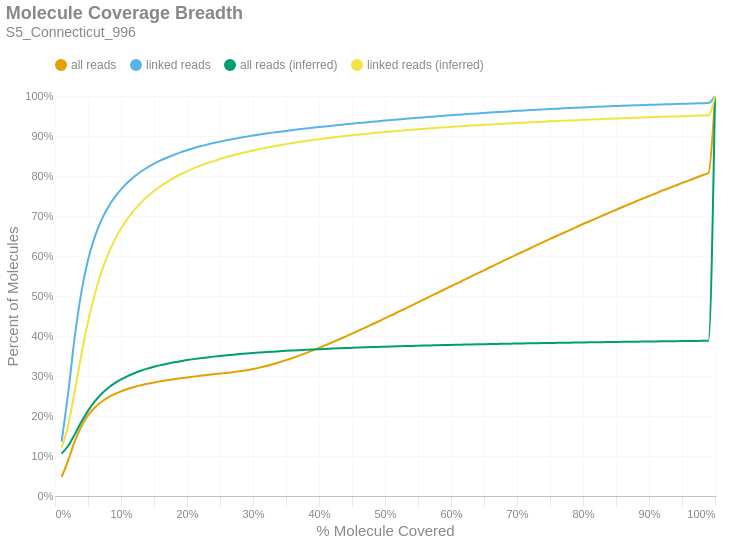

Notebook code for this chart:
### Markdown cell above
### Molecule Read Coverage
This chart shows molecule coverage breadth as computed by the number of bases aligned to that molecule. In other words, "*how much of each unique long molecule is actually sequenced/aligned?*" Keep in mind there is a distinction between sequences and alignments, since some sequences belonging to a particular molecule may not align well and wouldn't appear in the alignment data. This chart also shows molecule coverage breadth as computed by the *inferred fragment* from which the aligned sequences originate. Unlike read coverage, this calculation takes into account the total insert size, including unsequenced gaps between the forward and reverse reads. Like the previous figures, these are cumulative percents.

### Code cell
if SKIPLR:
    print_html(f"Skipped")
else:
    binned_df = consolidated_hist(valids['coverage_bp'], mask, 0.01, True)
    binned_df_inf = consolidated_hist(valids['coverage_inserts'], mask, 0.01, True)
    binned_df = binned_df.with_columns(pl.lit(binned_df_inf['all reads (cumsum)']).alias('all reads (inferred)'))
    binned_df = binned_df.with_columns(pl.lit(binned_df_inf['linked reads (cumsum)']).alias('linked reads (inferred)'))
    binned_df = binned_df.with_columns(
        (pl.col('bin').cast(pl.Float64) + 0.01).alias('right_edge')
    )

    with SafeRender(binned_df):
        (
            density_plot(binned_df, 'Molecule Coverage Breadth', samplename, 'molcov', ['all reads (inferred)','linked reads (inferred)'])
            .encode(
                #x=alt.X('bin:Q', title="% Molecule Covered").axis(format = '%').scale(padding=0),
                x=alt.X('right_edge:Q', title="% Molecule Covered").axis(format='%').scale(padding=0),
                y=alt.Y('value:Q', title='Percent of Molecules')
                    .axis(format='%')
                    .stack(False)
                    .scale(domainMin=0, padding=0),
                color=alt.Color("key:N").scale(domain = ["all reads", "linked reads", "all reads (inferred)", "linked reads (inferred)"]),
                tooltip = [
                    alt.Tooltip("key:N", title = "Data Type"),
                    alt.Tooltip("range_label:N", title="% Molecule Covered"),
                    alt.Tooltip("value:Q", format = ".2%", title="% Molecules")
                ]
            )
        ).display()

### Figure 1 — Vega-Lite specification as saved in the notebook (floating-point values rounded to 4 significant figures)
{"width": "container", "height": 400, "config": {"title": {"anchor": "start", "dy": -15, "fontSize": 18, "color": "#888888", "subtitleColor": "#888888", "subtitleFontSize": 14}, "arc": {"fill": "#0072B2"}, "axis": {"domainColor": "#888888", "domainWidth": 0.5, "gridWidth": 0.2, "grid": false, "titleFontWeight": 400, "titleFontSize": 15, "labelFontSize": 11, "labelColor": "#888888", "tickColor": "#888888", "tickWidth": 0.2, "titleColor": "#888888"}, "axisBand": {"grid": false}, "axisX": {"grid": true, "tickSize": 10, "domainCap": "round"}, "axisY": {"domain": false, "grid": true, "tickSize": 0, "domainCap": "round"}, "background": "transparent", "header": {"labelFontSize": 15, "labelColor": "#888888", "titleFontSize": 15, "titleFontWeight": 600, "titleColor": "#888888"}, "legend": {"labelFont": "sans-serif", "labelFontSize": 12, "labelColor": "#888888", "symbolSize": 100, "symbolType": "circle", "titleFontSize": 12, "titlePadding": 10, "titleColor": "#888888", "title": null, "orient": "top"}, "range": {"category": ["#E69F00", "#56B4E9", "#009E73", "#F0E442", "#0072B2", "#D55E00", "#CC79A7", "#000000"], "diverging": ["#cfe8f3", "#a2d4ec", "#73bfe2", "#46abdb", "#1696d2", "#12719e"]}, "area": {"fill": "#0072B2", "fillOpacity": 0.7, "line": true, "strokeOpacity": 0.7}, "line": {"color": "#0072B2", "stroke": "#0072B2", "strokeWidth": 2}, "trail": {"color": "#0072B2", "stroke": "#0072B2", "strokeWidth": 0, "size": 1}, "point": {"filled": true, "fillOpacity": 1.0, "size": 95}, "text": {"color": "#888888", "fontSize": 11, "align": "right", "fontWeight": 400, "size": 11}, "bar": {"fill": "#0072B2", "stroke": null}, "view": {"stroke": null, "continuousWidth": 660, "continuousHeight": 400}}, "data": {"name": "data-753c40d72dc3c547bfbd4237efcdf3fb"}, "mark": {"type": "line", "interpolate": "monotone", "point": {"opacity": 0, "size": 275}}, "encoding": {"color": {"field": "key", "scale": {"domain": ["all reads", "linked reads", "all reads (inferred)", "linked reads (inferred)"]}, "type": "nominal"}, "tooltip": [{"field": "key", "title": "Data Type", "type": "nominal"}, {"field": "range_label", "title": "% Molecule Covered", "type": "nominal"}, {"field": "value", "format": ".2%", "title": "% Molecules", "type": "quantitative"}], "x": {"axis": {"format": "%"}, "field": "right_edge", "scale": {"padding": 0}, "title": "% Molecule Covered", "type": "quantitative"}, "y": {"axis": {"format": "%"}, "field": "value", "scale": {"domainMin": 0, "padding": 0}, "stack": false, "title": "Percent of Molecules", "type": "quantitative"}}, "params": [{"name": "param_c36ac31b6afebe62", "select": {"type": "point", "fields": ["key"]}, "bind": "legend"}], "title": {"text": "Molecule Coverage Breadth", "subtitle": "S5_Connecticut_996"}, "transform": [{"fold": ["all reads (cumsum)", "linked reads (cumsum)", "all reads (inferred)", "linked reads (inferred)"]}, {"calculate": "replace(datum.key, ' (cumsum)', '')", "as": "key"}, {"filter": {"param": "param_c36ac31b6afebe62"}}], "usermeta": {"embedOptions": {"downloadFileName": "S5_Connecticut_996.molcov"}}, "$schema": "https://vega.github.io/schema/vega-lite/v6.1.0.json", "datasets": {"data-753c40d72dc3c547bfbd4237efcdf3fb": [{"bin": "0.0", "interval": "0.0-0.01", "all reads": 0.04756, "linked reads": 0.1357, "all reads (cumsum)": 0.04756, "linked reads (cumsum)": 0.1357, "range_label": "0.0-0.01", "all reads (inferred)": 0.106, "linked reads (inferred)": 0.1208, "right_edge": 0.01}, {"bin": "0.01", "interval": "0.01-0.02", "all reads": 0.04164, "linked reads": 0.1221, "all reads (cumsum)": 0.0892, "linked reads (cumsum)": 0.2577, "range_label": "0.01-0.02", "all reads (inferred)": 0.1255, "linked reads (inferred)": 0.177, "right_edge": 0.02}, {"bin": "0.02", "interval": "0.02-0.03", "all reads": 0.04772, "linked reads": 0.1412, "all reads (cumsum)": 0.1369, "linked reads (cumsum)": 0.3989, "range_label": "0.02-0.03", "all reads (inferred)": 0.1547, "linked reads (inferred)": 0.263, "right_edge": 0.03}, {"bin": "0.03", "interval": "0.03-0.04", "all reads": 0.03765, "linked reads": 0.1114, "all reads (cumsum)": 0.1746, "linked reads (cumsum)": 0.5103, "range_label": "0.03-0.04", "all reads (inferred)": 0.1854, "linked reads (inferred)": 0.3538, "right_edge": 0.04}, {"bin": "0.04", "interval": "0.04-0.05", "all reads": 0.02691, "linked reads": 0.07954, "all reads (cumsum)": 0.2015, "linked reads (cumsum)": 0.5898, "range_label": "0.04-0.05", "all reads (inferred)": 0.2129, "linked reads (inferred)": 0.4353, "right_edge": 0.05}, {"bin": "0.05", "interval": "0.05-0.06", "all reads": 0.01922, "linked reads": 0.05662, "all reads (cumsum)": 0.2207, "linked reads (cumsum)": 0.6465, "range_label": "0.05-0.06", "all reads (inferred)": 0.2357, "linked reads (inferred)": 0.5033, "right_edge": 0.06}, {"bin": "0.06", "interval": "0.06-0.07", "all reads": 0.01428, "linked reads": 0.04195, "all reads (cumsum)": 0.235, "linked reads (cumsum)": 0.6884, "range_label": "0.06-0.07", "all reads (inferred)": 0.2543, "linked reads (inferred)": 0.5586, "right_edge": 0.07}, {"bin": "0.07", "interval": "0.07-0.08", "all reads": 0.01093, "linked reads": 0.03209, "all reads (cumsum)": 0.2459, "linked reads (cumsum)": 0.7205, "range_label": "0.07-0.08", "all reads (inferred)": 0.2692, "linked reads (inferred)": 0.6029, "right_edge": 0.08}, {"bin": "0.08", "interval": "0.08-0.09", "all reads": 0.008651, "linked reads": 0.02533, "all reads (cumsum)": 0.2546, "linked reads (cumsum)": 0.7458, "range_label": "0.08-0.09", "all reads (inferred)": 0.2814, "linked reads (inferred)": 0.639, "right_edge": 0.09}, {"bin": "0.09", "interval": "0.09-0.1", "all reads": 0.007136, "linked reads": 0.02079, "all reads (cumsum)": 0.2617, "linked reads (cumsum)": 0.7666, "range_label": "0.09-0.1", "all reads (inferred)": 0.2914, "linked reads (inferred)": 0.6686, "right_edge": 0.1}, {"bin": "0.1", "interval": "0.1-0.11", "all reads": 0.005897, "linked reads": 0.0171, "all reads (cumsum)": 0.2676, "linked reads (cumsum)": 0.7837, "range_label": "0.1-0.11", "all reads (inferred)": 0.2998, "linked reads (inferred)": 0.6936, "right_edge": 0.11}, {"bin": "0.11", "interval": "0.11-0.12", "all reads": 0.004988, "linked reads": 0.01446, "all reads (cumsum)": 0.2726, "linked reads (cumsum)": 0.7982, "range_label": "0.11-0.12", "all reads (inferred)": 0.3069, "linked reads (inferred)": 0.7147, "right_edge": 0.12}, {"bin": "0.12", "interval": "0.12-0.13", "all reads": 0.00429, "linked reads": 0.0124, "all reads (cumsum)": 0.2769, "linked reads (cumsum)": 0.8106, "range_label": "0.12-0.13", "all reads (inferred)": 0.3131, "linked reads (inferred)": 0.7329, "right_edge": 0.13}, {"bin": "0.13", "interval": "0.13-0.14", "all reads": 0.003731, "linked reads": 0.0107, "all reads (cumsum)": 0.2806, "linked reads (cumsum)": 0.8213, "range_label": "0.13-0.14", "all reads (inferred)": 0.3184, "linked reads (inferred)": 0.7487, "right_edge": 0.14}, {"bin": "0.14", "interval": "0.14-0.15", "all reads": 0.003287, "linked reads": 0.009381, "all reads (cumsum)": 0.2839, "linked reads (cumsum)": 0.8307, "range_label": "0.14-0.15", "all reads (inferred)": 0.3231, "linked reads (inferred)": 0.7624, "right_edge": 0.15}, {"bin": "0.15", "interval": "0.15-0.16", "all reads": 0.002932, "linked reads": 0.008267, "all reads (cumsum)": 0.2868, "linked reads (cumsum)": 0.8389, "range_label": "0.15-0.16", "all reads (inferred)": 0.3272, "linked reads (inferred)": 0.7745, "right_edge": 0.16}, {"bin": "0.16", "interval": "0.16-0.17", "all reads": 0.002686, "linked reads": 0.007418, "all reads (cumsum)": 0.2895, "linked reads (cumsum)": 0.8464, "range_label": "0.16-0.17", "all reads (inferred)": 0.3308, "linked reads (inferred)": 0.7854, "right_edge": 0.17}, {"bin": "0.17", "interval": "0.17-0.18", "all reads": 0.002454, "linked reads": 0.006622, "all reads (cumsum)": 0.292, "linked reads (cumsum)": 0.853, "range_label": "0.17-0.18", "all reads (inferred)": 0.3341, "linked reads (inferred)": 0.7951, "right_edge": 0.18}, {"bin": "0.18", "interval": "0.18-0.19", "all reads": 0.002291, "linked reads": 0.006048, "all reads (cumsum)": 0.2943, "linked reads (cumsum)": 0.859, "range_label": "0.18-0.19", "all reads (inferred)": 0.3371, "linked reads (inferred)": 0.8038, "right_edge": 0.19}, {"bin": "0.19", "interval": "0.19-0.2", "all reads": 0.002155, "linked reads": 0.005502, "all reads (cumsum)": 0.2964, "linked reads (cumsum)": 0.8645, "range_label": "0.19-0.2", "all reads (inferred)": 0.3398, "linked reads (inferred)": 0.8117, "right_edge": 0.2}, {"bin": "0.2", "interval": "0.2-0.21", "all reads": 0.00204, "linked reads": 0.005004, "all reads (cumsum)": 0.2985, "linked reads (cumsum)": 0.8695, "range_label": "0.2-0.21", "all reads (inferred)": 0.3422, "linked reads (inferred)": 0.8189, "right_edge": 0.21}, {"bin": "0.21", "interval": "0.21-0.22", "all reads": 0.00196, "linked reads": 0.00464, "all reads (cumsum)": 0.3004, "linked reads (cumsum)": 0.8742, "range_label": "0.21-0.22", "all reads (inferred)": 0.3445, "linked reads (inferred)": 0.8256, "right_edge": 0.22}, {"bin": "0.22", "interval": "0.22-0.23", "all reads": 0.001865, "linked reads": 0.004201, "all reads (cumsum)": 0.3023, "linked reads (cumsum)": 0.8784, "range_label": "0.22-0.23", "all reads (inferred)": 0.3465, "linked reads (inferred)": 0.8317, "right_edge": 0.23}, {"bin": "0.23", "interval": "0.23-0.24", "all reads": 0.001849, "linked reads": 0.003917, "all reads (cumsum)": 0.3041, "linked reads (cumsum)": 0.8823, "range_label": "0.23-0.24", "all reads (inferred)": 0.3484, "linked reads (inferred)": 0.8373, "right_edge": 0.24}, {"bin": "0.24", "interval": "0.24-0.25", "all reads": 0.00183, "linked reads": 0.003684, "all reads (cumsum)": 0.306, "linked reads (cumsum)": 0.886, "range_label": "0.24-0.25", "all reads (inferred)": 0.3502, "linked reads (inferred)": 0.8426, "right_edge": 0.25}, {"bin": "0.25", "interval": "0.25-0.26", "all reads": 0.001829, "linked reads": 0.003412, "all reads (cumsum)": 0.3078, "linked reads (cumsum)": 0.8894, "range_label": "0.25-0.26", "all reads (inferred)": 0.3519, "linked reads (inferred)": 0.8474, "right_edge": 0.26}, {"bin": "0.26", "interval": "0.26-0.27", "all reads": 0.001882, "linked reads": 0.003201, "all reads (cumsum)": 0.3097, "linked reads (cumsum)": 0.8926, "range_label": "0.26-0.27", "all reads (inferred)": 0.3534, "linked reads (inferred)": 0.8519, "right_edge": 0.27}, {"bin": "0.27", "interval": "0.27-0.28", "all reads": 0.00208, "linked reads": 0.003018, "all reads (cumsum)": 0.3117, "linked reads (cumsum)": 0.8956, "range_label": "0.27-0.28", "all reads (inferred)": 0.3548, "linked reads (inferred)": 0.8561, "right_edge": 0.28}, {"bin": "0.28", "interval": "0.28-0.29", "all reads": 0.002482, "linked reads": 0.002838, "all reads (cumsum)": 0.3142, "linked reads (cumsum)": 0.8984, "range_label": "0.28-0.29", "all reads (inferred)": 0.3562, "linked reads (inferred)": 0.86, "right_edge": 0.29}, {"bin": "0.29", "interval": "0.29-0.3", "all reads": 0.003078, "linked reads": 0.002659, "all reads (cumsum)": 0.3173, "linked reads (cumsum)": 0.9011, "range_label": "0.29-0.3", "all reads (inferred)": 0.3575, "linked reads (inferred)": 0.8638, "right_edge": 0.3}, {"bin": "0.3", "interval": "0.3-0.31", "all reads": 0.003583, "linked reads": 0.002536, "all reads (cumsum)": 0.3209, "linked reads (cumsum)": 0.9036, "range_label": "0.3-0.31", "all reads (inferred)": 0.3586, "linked reads (inferred)": 0.8672, "right_edge": 0.31}, {"bin": "0.31", "interval": "0.31-0.32", "all reads": 0.004079, "linked reads": 0.00247, "all reads (cumsum)": 0.325, "linked reads (cumsum)": 0.9061, "range_label": "0.31-0.32", "all reads (inferred)": 0.3598, "linked reads (inferred)": 0.8706, "right_edge": 0.32}, {"bin": "0.32", "interval": "0.32-0.33", "all reads": 0.004544, "linked reads": 0.002329, "all reads (cumsum)": 0.3295, "linked reads (cumsum)": 0.9084, "range_label": "0.32-0.33", "all reads (inferred)": 0.3609, "linked reads (inferred)": 0.8738, "right_edge": 0.33}, {"bin": "0.33", "interval": "0.33-0.34", "all reads": 0.004859, "linked reads": 0.002209, "all reads (cumsum)": 0.3344, "linked reads (cumsum)": 0.9106, "range_label": "0.33-0.34", "all reads (inferred)": 0.3619, "linked reads (inferred)": 0.8768, "right_edge": 0.34}, {"bin": "0.34", "interval": "0.34-0.35", "all reads": 0.005205, "linked reads": 0.002073, "all reads (cumsum)": 0.3396, "linked reads (cumsum)": 0.9127, "range_label": "0.34-0.35", "all reads (inferred)": 0.3629, "linked reads (inferred)": 0.8797, "right_edge": 0.35}, {"bin": "0.35", "interval": "0.35-0.36", "all reads": 0.00557, "linked reads": 0.002002, "all reads (cumsum)": 0.3451, "linked reads (cumsum)": 0.9147, "range_label": "0.35-0.36", "all reads (inferred)": 0.3638, "linked reads (inferred)": 0.8823, "right_edge": 0.36}, {"bin": "0.36", "interval": "0.36-0.37", "all reads": 0.005889, "linked reads": 0.001964, "all reads (cumsum)": 0.351, "linked reads (cumsum)": 0.9167, "range_label": "0.36-0.37", "all reads (inferred)": 0.3647, "linked reads (inferred)": 0.8849, "right_edge": 0.37}, {"bin": "0.37", "interval": "0.37-0.38", "all reads": 0.006174, "linked reads": 0.001904, "all reads (cumsum)": 0.3572, "linked reads (cumsum)": 0.9186, "range_label": "0.37-0.38", "all reads (inferred)": 0.3655, "linked reads (inferred)": 0.8874, "right_edge": 0.38}, {"bin": "0.38", "interval": "0.38-0.39", "all reads": 0.006373, "linked reads": 0.001831, "all reads (cumsum)": 0.3636, "linked reads (cumsum)": 0.9204, "range_label": "0.38-0.39", "all reads (inferred)": 0.3663, "linked reads (inferred)": 0.8897, "right_edge": 0.39}, {"bin": "0.39", "interval": "0.39-0.4", "all reads": 0.006745, "linked reads": 0.001835, "all reads (cumsum)": 0.3703, "linked reads (cumsum)": 0.9223, "range_label": "0.39-0.4", "all reads (inferred)": 0.3671, "linked reads (inferred)": 0.892, "right_edge": 0.4}, {"bin": "0.4", "interval": "0.4-0.41", "all reads": 0.006703, "linked reads": 0.001783, "all reads (cumsum)": 0.377, "linked reads (cumsum)": 0.924, "range_label": "0.4-0.41", "all reads (inferred)": 0.3678, "linked reads (inferred)": 0.8941, "right_edge": 0.41}, {"bin": "0.41", "interval": "0.41-0.42", "all reads": 0.007024, "linked reads": 0.001752, "all reads (cumsum)": 0.3841, "linked reads (cumsum)": 0.9258, "range_label": "0.41-0.42", "all reads (inferred)": 0.3685, "linked reads (inferred)": 0.8962, "right_edge": 0.42}, {"bin": "0.42", "interval": "0.42-0.43", "all reads": 0.0071, "linked reads": 0.001627, "all reads (cumsum)": 0.3912, "linked reads (cumsum)": 0.9274, "range_label": "0.42-0.43", "all reads (inferred)": 0.3692, "linked reads (inferred)": 0.8981, "right_edge": 0.43}, {"bin": "0.43", "interval": "0.43-0.44", "all reads": 0.007241, "linked reads": 0.001684, "all reads (cumsum)": 0.3984, "linked reads (cumsum)": 0.9291, "range_label": "0.43-0.44", "all reads (inferred)": 0.3698, "linked reads (inferred)": 0.9, "right_edge": 0.44}, {"bin": "0.44", "interval": "0.44-0.45", "all reads": 0.007445, "linked reads": 0.001645, "all reads (cumsum)": 0.4058, "linked reads (cumsum)": 0.9307, "range_label": "0.44-0.45", "all reads (inferred)": 0.3704, "linked reads (inferred)": 0.9018, "right_edge": 0.45}, {"bin": "0.45", "interval": "0.45-0.46", "all reads": 0.007573, "linked reads": 0.001627, "all reads (cumsum)": 0.4134, "linked reads (cumsum)": 0.9324, "range_label": "0.45-0.46", "all reads (inferred)": 0.371, "linked reads (inferred)": 0.9036, "right_edge": 0.46}, {"bin": "0.46", "interval": "0.46-0.47", "all reads": 0.007584, "linked reads": 0.001524, "all reads (cumsum)": 0.421, "linked reads (cumsum)": 0.9339, "range_label": "0.46-0.47", "all reads (inferred)": 0.3716, "linked reads (inferred)": 0.9053, "right_edge": 0.47}, {"bin": "0.47", "interval": "0.47-0.48", "all reads": 0.007783, "linked reads": 0.001542, "all reads (cumsum)": 0.4288, "linked reads (cumsum)": 0.9354, "range_label": "0.47-0.48", "all reads (inferred)": 0.3722, "linked reads (inferred)": 0.9069, "right_edge": 0.48}, {"bin": "0.48", "interval": "0.48-0.49", "all reads": 0.007521, "linked reads": 0.001575, "all reads (cumsum)": 0.4363, "linked reads (cumsum)": 0.937, "range_label": "0.48-0.49", "all reads (inferred)": 0.3727, "linked reads (inferred)": 0.9085, "right_edge": 0.49}, {"bin": "0.49", "interval": "0.49-0.5", "all reads": 0.008385, "linked reads": 0.001569, "all reads (cumsum)": 0.4447, "linked reads (cumsum)": 0.9386, "range_label": "0.49-0.5", "all reads (inferred)": 0.3733, "linked reads (inferred)": 0.91, "right_edge": 0.5}, {"bin": "0.5", "interval": "0.5-0.51", "all reads": 0.007332, "linked reads": 0.001433, "all reads (cumsum)": 0.452, "linked reads (cumsum)": 0.94, "range_label": "0.5-0.51", "all reads (inferred)": 0.3738, "linked reads (inferred)": 0.9115, "right_edge": 0.51}, {"bin": "0.51", "interval": "0.51-0.52", "all reads": 0.008118, "linked reads": 0.001442, "all reads (cumsum)": 0.4601, "linked reads (cumsum)": 0.9415, "range_label": "0.51-0.52", "all reads (inferred)": 0.3743, "linked reads (inferred)": 0.9129, "right_edge": 0.52}, {"bin": "0.52", "interval": "0.52-0.53", "all reads": 0.00791, "linked reads": 0.001403, "all reads (cumsum)": 0.468, "linked reads (cumsum)": 0.9429, "range_label": "0.52-0.53", "all reads (inferred)": 0.3747, "linked reads (inferred)": 0.9142, "right_edge": 0.53}, {"bin": "0.53", "interval": "0.53-0.54", "all reads": 0.008017, "linked reads": 0.001393, "all reads (cumsum)": 0.4761, "linked reads (cumsum)": 0.9443, "range_label": "0.53-0.54", "all reads (inferred)": 0.3752, "linked reads (inferred)": 0.9156, "right_edge": 0.54}, {"bin": "0.54", "interval": "0.54-0.55", "all reads": 0.00791, "linked reads": 0.001344, "all reads (cumsum)": 0.484, "linked reads (cumsum)": 0.9456, "range_label": "0.54-0.55", "all reads (inferred)": 0.3756, "linked reads (inferred)": 0.9169, "right_edge": 0.55}, {"bin": "0.55", "interval": "0.55-0.56", "all reads": 0.008153, "linked reads": 0.001309, "all reads (cumsum)": 0.4921, "linked reads (cumsum)": 0.9469, "range_label": "0.55-0.56", "all reads (inferred)": 0.3761, "linked reads (inferred)": 0.9181, "right_edge": 0.56}, {"bin": "0.56", "interval": "0.56-0.57", "all reads": 0.008093, "linked reads": 0.001308, "all reads (cumsum)": 0.5002, "linked reads (cumsum)": 0.9482, "range_label": "0.56-0.57", "all reads (inferred)": 0.3765, "linked reads (inferred)": 0.9194, "right_edge": 0.57}, {"bin": "0.57", "interval": "0.57-0.58", "all reads": 0.007951, "linked reads": 0.001197, "all reads (cumsum)": 0.5082, "linked reads (cumsum)": 0.9494, "range_label": "0.57-0.58", "all reads (inferred)": 0.3769, "linked reads (inferred)": 0.9205, "right_edge": 0.58}, {"bin": "0.58", "interval": "0.58-0.59", "all reads": 0.008039, "linked reads": 0.001246, "all reads (cumsum)": 0.5162, "linked reads (cumsum)": 0.9507, "range_label": "0.58-0.59", "all reads (inferred)": 0.3773, "linked reads (inferred)": 0.9217, "right_edge": 0.59}, {"bin": "0.59", "interval": "0.59-0.6", "all reads": 0.00816, "linked reads": 0.001204, "all reads (cumsum)": 0.5244, "linked reads (cumsum)": 0.9519, "range_label": "0.59-0.6", "all reads (inferred)": 0.3777, "linked reads (inferred)": 0.9228, "right_edge": 0.6}, {"bin": "0.6", "interval": "0.6-0.61", "all reads": 0.007777, "linked reads": 0.00119, "all reads (cumsum)": 0.5321, "linked reads (cumsum)": 0.9531, "range_label": "0.6-0.61", "all reads (inferred)": 0.3781, "linked reads (inferred)": 0.9239, "right_edge": 0.61}, {"bin": "0.61", "interval": "0.61-0.62", "all reads": 0.008192, "linked reads": 0.001182, "all reads (cumsum)": 0.5403, "linked reads (cumsum)": 0.9542, "range_label": "0.61-0.62", "all reads (inferred)": 0.3785, "linked reads (inferred)": 0.925, "right_edge": 0.62}, {"bin": "0.62", "interval": "0.62-0.63", "all reads": 0.008015, "linked reads": 0.001152, "all reads (cumsum)": 0.5484, "linked reads (cumsum)": 0.9554, "range_label": "0.62-0.63", "all reads (inferred)": 0.3788, "linked reads (inferred)": 0.926, "right_edge": 0.63}, {"bin": "0.63", "interval": "0.63-0.64", "all reads": 0.008038, "linked reads": 0.00115, "all reads (cumsum)": 0.5564, "linked reads (cumsum)": 0.9565, "range_label": "0.63-0.64", "all reads (inferred)": 0.3792, "linked reads (inferred)": 0.927, "right_edge": 0.64}, {"bin": "0.64", "interval": "0.64-0.65", "all reads": 0.007906, "linked reads": 0.001106, "all reads (cumsum)": 0.5643, "linked reads (cumsum)": 0.9576, "range_label": "0.64-0.65", "all reads (inferred)": 0.3795, "linked reads (inferred)": 0.928, "right_edge": 0.65}, {"bin": "0.65", "interval": "0.65-0.66", "all reads": 0.008175, "linked reads": 0.001104, "all reads (cumsum)": 0.5725, "linked reads (cumsum)": 0.9587, "range_label": "0.65-0.66", "all reads (inferred)": 0.3799, "linked reads (inferred)": 0.9289, "right_edge": 0.66}, {"bin": "0.66", "interval": "0.66-0.67", "all reads": 0.007767, "linked reads": 0.001034, "all reads (cumsum)": 0.5802, "linked reads (cumsum)": 0.9598, "range_label": "0.66-0.67", "all reads (inferred)": 0.3802, "linked reads (inferred)": 0.9298, "right_edge": 0.67}, {"bin": "0.67", "interval": "0.67-0.68", "all reads": 0.007979, "linked reads": 0.001057, "all reads (cumsum)": 0.5882, "linked reads (cumsum)": 0.9608, "range_label": "0.67-0.68", "all reads (inferred)": 0.3805, "linked reads (inferred)": 0.9307, "right_edge": 0.68}, {"bin": "0.68", "interval": "0.68-0.69", "all reads": 0.007779, "linked reads": 0.0009855, "all reads (cumsum)": 0.596, "linked reads (cumsum)": 0.9618, "range_label": "0.68-0.69", "all reads (inferred)": 0.3808, "linked reads (inferred)": 0.9316, "right_edge": 0.69}, {"bin": "0.69", "interval": "0.69-0.7", "all reads": 0.008032, "linked reads": 0.001007, "all reads (cumsum)": 0.604, "linked reads (cumsum)": 0.9628, "range_label": "0.69-0.7", "all reads (inferred)": 0.3811, "linked reads (inferred)": 0.9325, "right_edge": 0.7}, {"bin": "0.7", "interval": "0.7-0.71", "all reads": 0.007704, "linked reads": 0.0009369, "all reads (cumsum)": 0.6117, "linked reads (cumsum)": 0.9638, "range_label": "0.7-0.71", "all reads (inferred)": 0.3814, "linked reads (inferred)": 0.9334, "right_edge": 0.71}, {"bin": "0.71", "interval": "0.71-0.72", "all reads": 0.007677, "linked reads": 0.0009501, "all reads (cumsum)": 0.6194, "linked reads (cumsum)": 0.9647, "range_label": "0.71-0.72", "all reads (inferred)": 0.3817, "linked reads (inferred)": 0.9342, "right_edge": 0.72}, {"bin": "0.72", "interval": "0.72-0.73", "all reads": 0.007787, "linked reads": 0.0009564, "all reads (cumsum)": 0.6272, "linked reads (cumsum)": 0.9657, "range_label": "0.72-0.73", "all reads (inferred)": 0.382, "linked reads (inferred)": 0.935, "right_edge": 0.73}, {"bin": "0.73", "interval": "0.73-0.74", "all reads": 0.007563, "linked reads": 0.0008906, "all reads (cumsum)": 0.6348, "linked reads (cumsum)": 0.9666, "range_label": "0.73-0.74", "all reads (inferred)": 0.3823, "linked reads (inferred)": 0.9358, "right_edge": 0.74}, {"bin": "0.74", "interval": "0.74-0.75", "all reads": 0.007898, "linked reads": 0.0008906, "all reads (cumsum)": 0.6427, "linked reads (cumsum)": 0.9675, "range_label": "0.74-0.75", "all reads (inferred)": 0.3826, "linked reads (inferred)": 0.9366, "right_edge": 0.75}, {"bin": "0.75", "interval": "0.75-0.76", "all reads": 0.007329, "linked reads": 0.0008215, "all reads (cumsum)": 0.65, "linked reads (cumsum)": 0.9683, "range_label": "0.75-0.76", "all reads (inferred)": 0.3829, "linked reads (inferred)": 0.9374, "right_edge": 0.76}, {"bin": "0.76", "interval": "0.76-0.77", "all reads": 0.007512, "linked reads": 0.0008288, "all reads (cumsum)": 0.6575, "linked reads (cumsum)": 0.9691, "range_label": "0.76-0.77", "all reads (inferred)": 0.3831, "linked reads (inferred)": 0.9382, "right_edge": 0.77}, {"bin": "0.77", "interval": "0.77-0.78", "all reads": 0.007394, "linked reads": 0.0008102, "all reads (cumsum)": 0.6649, "linked reads (cumsum)": 0.9699, "range_label": "0.77-0.78", "all reads (inferred)": 0.3834, "linked reads (inferred)": 0.9389, "right_edge": 0.78}, {"bin": "0.78", "interval": "0.78-0.79", "all reads": 0.007397, "linked reads": 0.0007857, "all reads (cumsum)": 0.6723, "linked reads (cumsum)": 0.9707, "range_label": "0.78-0.79", "all reads (inferred)": 0.3837, "linked reads (inferred)": 0.9397, "right_edge": 0.79}, {"bin": "0.79", "interval": "0.79-0.8", "all reads": 0.007667, "linked reads": 0.0007911, "all reads (cumsum)": 0.68, "linked reads (cumsum)": 0.9715, "range_label": "0.79-0.8", "all reads (inferred)": 0.3839, "linked reads (inferred)": 0.9404, "right_edge": 0.8}, {"bin": "0.8", "interval": "0.8-0.81", "all reads": 0.007026, "linked reads": 0.0007085, "all reads (cumsum)": 0.687, "linked reads (cumsum)": 0.9722, "range_label": "0.8-0.81", "all reads (inferred)": 0.3842, "linked reads (inferred)": 0.9411, "right_edge": 0.81}, {"bin": "0.81", "interval": "0.81-0.82", "all reads": 0.007154, "linked reads": 0.0007207, "all reads (cumsum)": 0.6941, "linked reads (cumsum)": 0.9729, "range_label": "0.81-0.82", "all reads (inferred)": 0.3844, "linked reads (inferred)": 0.9418, "right_edge": 0.82}, {"bin": "0.82", "interval": "0.82-0.83", "all reads": 0.00721, "linked reads": 0.0006789, "all reads (cumsum)": 0.7013, "linked reads (cumsum)": 0.9736, "range_label": "0.82-0.83", "all reads (inferred)": 0.3846, "linked reads (inferred)": 0.9424, "right_edge": 0.83}, {"bin": "0.83", "interval": "0.83-0.84", "all reads": 0.007161, "linked reads": 0.0006808, "all reads (cumsum)": 0.7085, "linked reads (cumsum)": 0.9743, "range_label": "0.83-0.84", "all reads (inferred)": 0.3849, "linked reads (inferred)": 0.9431, "right_edge": 0.84}, {"bin": "0.84", "interval": "0.84-0.85", "all reads": 0.006938, "linked reads": 0.0006535, "all reads (cumsum)": 0.7154, "linked reads (cumsum)": 0.9749, "range_label": "0.84-0.85", "all reads (inferred)": 0.3851, "linked reads (inferred)": 0.9438, "right_edge": 0.85}, {"bin": "0.85", "interval": "0.85-0.86", "all reads": 0.007075, "linked reads": 0.0006481, "all reads (cumsum)": 0.7225, "linked reads (cumsum)": 0.9756, "range_label": "0.85-0.86", "all reads (inferred)": 0.3854, "linked reads (inferred)": 0.9444, "right_edge": 0.86}, {"bin": "0.86", "interval": "0.86-0.87", "all reads": 0.00689, "linked reads": 0.0006163, "all reads (cumsum)": 0.7294, "linked reads (cumsum)": 0.9762, "range_label": "0.86-0.87", "all reads (inferred)": 0.3856, "linked reads (inferred)": 0.945, "right_edge": 0.87}, {"bin": "0.87", "interval": "0.87-0.88", "all reads": 0.006944, "linked reads": 0.0005768, "all reads (cumsum)": 0.7364, "linked reads (cumsum)": 0.9768, "range_label": "0.87-0.88", "all reads (inferred)": 0.3858, "linked reads (inferred)": 0.9457, "right_edge": 0.88}, {"bin": "0.88", "interval": "0.88-0.89", "all reads": 0.006791, "linked reads": 0.0005436, "all reads (cumsum)": 0.7431, "linked reads (cumsum)": 0.9773, "range_label": "0.88-0.89", "all reads (inferred)": 0.386, "linked reads (inferred)": 0.9463, "right_edge": 0.89}, {"bin": "0.89", "interval": "0.89-0.9", "all reads": 0.006795, "linked reads": 0.0005722, "all reads (cumsum)": 0.7499, "linked reads (cumsum)": 0.9779, "range_label": "0.89-0.9", "all reads (inferred)": 0.3862, "linked reads (inferred)": 0.9468, "right_edge": 0.9}, {"bin": "0.9", "interval": "0.9-0.91", "all reads": 0.006327, "linked reads": 0.0005264, "all reads (cumsum)": 0.7563, "linked reads (cumsum)": 0.9784, "range_label": "0.9-0.91", "all reads (inferred)": 0.3865, "linked reads (inferred)": 0.9474, "right_edge": 0.91}, {"bin": "0.91", "interval": "0.91-0.92", "all reads": 0.007139, "linked reads": 0.0005254, "all reads (cumsum)": 0.7634, "linked reads (cumsum)": 0.9789, "range_label": "0.91-0.92", "all reads (inferred)": 0.3867, "linked reads (inferred)": 0.9479, "right_edge": 0.92}, {"bin": "0.92", "interval": "0.92-0.93", "all reads": 0.005963, "linked reads": 0.0005254, "all reads (cumsum)": 0.7694, "linked reads (cumsum)": 0.9795, "range_label": "0.92-0.93", "all reads (inferred)": 0.3869, "linked reads (inferred)": 0.9485, "right_edge": 0.93}, {"bin": "0.93", "interval": "0.93-0.94", "all reads": 0.006443, "linked reads": 0.0005304, "all reads (cumsum)": 0.7758, "linked reads (cumsum)": 0.98, "range_label": "0.93-0.94", "all reads (inferred)": 0.3871, "linked reads (inferred)": 0.949, "right_edge": 0.94}, {"bin": "0.94", "interval": "0.94-0.95", "all reads": 0.006907, "linked reads": 0.0004782, "all reads (cumsum)": 0.7827, "linked reads (cumsum)": 0.9805, "range_label": "0.94-0.95", "all reads (inferred)": 0.3873, "linked reads (inferred)": 0.9496, "right_edge": 0.95}, {"bin": "0.95", "interval": "0.95-0.96", "all reads": 0.005658, "linked reads": 0.0004437, "all reads (cumsum)": 0.7884, "linked reads (cumsum)": 0.9809, "range_label": "0.95-0.96", "all reads (inferred)": 0.3875, "linked reads (inferred)": 0.9501, "right_edge": 0.96}, {"bin": "0.96", "interval": "0.96-0.97", "all reads": 0.006519, "linked reads": 0.0004387, "all reads (cumsum)": 0.7949, "linked reads (cumsum)": 0.9814, "range_label": "0.96-0.97", "all reads (inferred)": 0.3877, "linked reads (inferred)": 0.9506, "right_edge": 0.97}, {"bin": "0.97", "interval": "0.97-0.98", "all reads": 0.006477, "linked reads": 0.0004174, "all reads (cumsum)": 0.8014, "linked reads (cumsum)": 0.9818, "range_label": "0.97-0.98", "all reads (inferred)": 0.3879, "linked reads (inferred)": 0.9511, "right_edge": 0.98}, {"bin": "0.98", "interval": "0.98-0.99", "all reads": 0.006039, "linked reads": 0.0004378, "all reads (cumsum)": 0.8074, "linked reads (cumsum)": 0.9822, "range_label": "0.98-0.99", "all reads (inferred)": 0.3881, "linked reads (inferred)": 0.9516, "right_edge": 0.99}, {"bin": "0.99", "interval": "0.99-1.0", "all reads": 0.1926, "linked reads": 0.01779, "all reads (cumsum)": 1.0, "linked reads (cumsum)": 1.0, "range_label": "0.99-1.0", "all reads (inferred)": 1.0, "linked reads (inferred)": 1.0, "right_edge": 1.0}]}}
